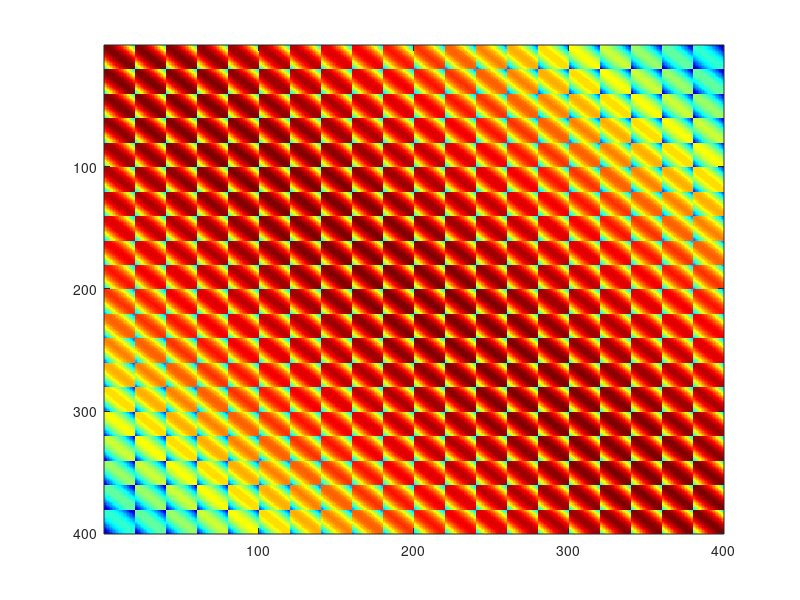
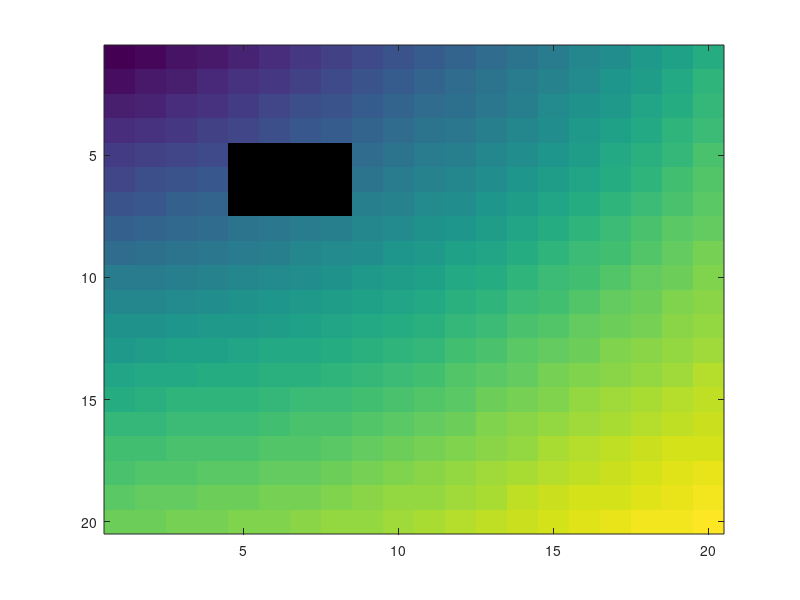

These charts were generated, in order, by the following MATLAB code: (Note: this script raises an error after producing the figures.)
clear all
clc
close all
addpath(genpath('./mcmcstat-master'))

%%
k=6;m=2^k;n=2^k;l=1.8; nu=2.5; var=1;
s=20;
%%
[j,i] = meshgrid(1:s,1:s);
x=i(:); y=j(:); 

dmat=zeros(length(x),length(y));
for ii=1:length(x)
    for jj=1:length(y)
        deltax=(x(ii)-x(jj))/s; deltay=(y(ii)-y(jj))/s;
        dmat(ii,jj)=sqrt(deltax.^2+deltay.^2);
    end
end

%%
% d=distmat(a);
% dmat(boolean(eye(s)))=0.02;
% figure
% imagesc(dmat)
% colormap(jet)
%%
bgra=sqrt(2*nu).*(dmat./l);
Cpr= var*(2^(1-nu)/gamma(nu))*(bgra).^nu.*besselk(nu,bgra);
 %Cpr=Cpr+0.02*eye(size(Cpr));
 index = isnan(Cpr);
Cpr(index)=var;
 %%
% Cpr(boolean(eye(n)))=var;
figure
imagesc(Cpr)
colormap(jet)
%%
ch=chol(Cpr,'lower');
W = randn(s*s,1);
matern_vec = ch*W;
img = reshape(matern_vec, [s, s]);
%%
cloud=zeros(s,s);
cloud(5:7,5:8)=1;
cloud=cloud(:);
indes=find(cloud);
img1=img;
img1(indes)=NaN;

%%
figure
imagesc(img1)
%colormap(jet)
%%
% n=2;
% deter= ett(Cpr);
% ett(Cpr)
%%
% params= logp(n,matern_vec,Cpr)
% logposterior=@(p) -nloglike(yfit3,p)-(p(1)-0.03)^2/(2*0.05^2)-(p(2)-0.03)^2/(2*0.05^2);
% maximum_li=fminsearch(@(p) nloglike(yfit3,p),[1,1]')
logposterior=@(p) logp(p,matern_vec,dmat)-(p(1)-0.03)^2/(2*0.05^2)-(p(2)-0.03)^2/(2*0.05^2);
maximum_li=fminsearch(@(p) logp(p,matern_vec,dmat),[1,1]')
%%
% clc
% c2=mcmc(logposterior,maximum_li,1500)
%%
ssfun= @(theta, data) logp(theta,data,dmat); %defining ssfun
params= { 
    {'b_0', maximum_li(1),0,Inf}
    {'b_1', maximum_li(2),0,Inf}
    };

model.ssfun= ssfun; data=matern_vec; model.N=1;
RR{1}= eye(2)*0.0001; RR{2}= eye(2)*0.001;
RR{3}= eye(2)*0.001; RR{4}= eye(2)*0.01;
% RR{1}= eye(2)*1.0; RR{2}= eye(2)*0.001;
% RR{3}= eye(2)*0.0001; RR{4}= eye(2)*0.0001;
options.RDR= RR; options.ntry=4;
options.nsimu=2000; options.method='ram';
[result,chain,s2chain] = mcmcrun(model,data,params,options);
%%
% clc
% c1=mcmc2(logposterior,maximum_li,500);

%%
figure
subplot(2,1,1);
plot(c2(200:end,1));hold on;
subplot(2,1,2); 
plot(c2(200:end,2))

figure
plot(c2(200:end,2),c2(200:end,1))
%%
figure
subplot(2,1,1);
plot(chain(20:end,1));hold on;
subplot(2,1,2); 
plot(chain(20:end,2))
%%
figure
plot(chain(250:end,2),chain(250:end,1),'.r')
axis tight
%%
% clc
% x0=[2,3]; N=100; vari=0.3;
% Normal MH
 function chain=mcmc(logposterior,x0,N)
compo=numel(x0);
chain=zeros(N,compo);
chain(1,:)=x0;
x=x0;
acc=0;
val=logposterior(x0);
R=eye(compo)*0.0001;
R=chol(R);
for i=2:N
    proposal=x+R*randn(compo,1);
    newval=logposterior(proposal);
    if (log(rand()) < val-newval)
        x=proposal;
        val=newval;
        acc=acc+1;
    end
    chain(i,:)=x;
end
ratio=acc/(N-1)
 end
 
 % Adaptive MH
 function chain=mcmc2(logposterior,x0,N)
compo=numel(x0);
chain=zeros(N,compo);
chain(1,:)=x0; n0=1;
x=x0; t0=20; s0=8;
acc=0;
val=logposterior(x0);
R=eye(compo)*0.0001;
R=chol(R);
for i=2:N
    proposal=x+R*randn(compo,1);
    newval=logposterior(proposal);
    if (log(rand()) < val-newval)
        x=proposal;
        val=newval;
        acc=acc+1;
    end
    chain(i,:)=x;
    %is2=gamrnd((n0+10)/2, (n0*s0^2+sumsqr(x))/2);
    %s2(i)=1/is2;
    if (i>t0)
        C=cov(chain(1:i,:))+eye(compo)*0.000001;
        %C=2.4^2/compo*(C+eye(compo)*0.000001*(abs(max(C(:))) < 0.00001));
        R=chol(C,'lower');
    end     
end
ratio=acc/(N-1)
 end
%%
function params= logp(p,img,dmat)
var=1;
bgra=sqrt(2*p(2)).*(dmat./p(1));
Cpr= var*(2^(1-p(2))/gamma(p(2)))*(bgra).^p(2).*besselk(p(2),bgra);
index = isnan(Cpr);
Cpr(index)=var+1e-07;
spar=Cpr\speye(size(Cpr));
params=-0.5.*(img'*spar*img) +(1/2*log(2*pi) -0.5.*ett(Cpr));
params=-params;

end

function deter= ett(Cpr)
        chhe=chol(Cpr, 'lower');
        deter= 2*sum(log(diag(chhe)));       
end
function likelihood=nloglike(x,p)
likelihood=0;

for i=1:numel(x)-1
    likelihood=likelihood + 1/2*log(2*pi*p(1)/(2*p(2))...
        *(1-exp(-2*p(2))))+ p(2)/p(1)*(1-exp(-2*p(2)))*(x(i+1)-exp(-p(2))*x(i))^2;
end
end